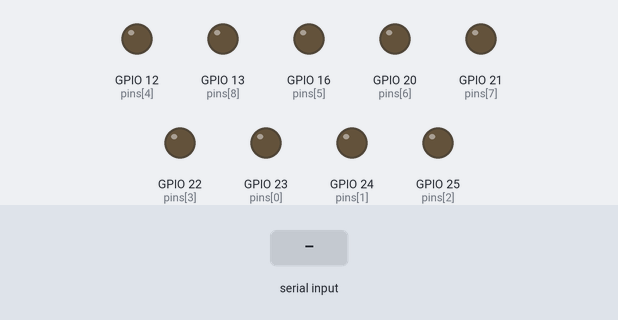
The program below on a simulated Raspberry Pi (BCM pin numbers). Shown: output pins drawn as LEDs (lit = HIGH). The test bench sets the inputs (shaded band). What the program prints to the terminal is not drawn.

Above: at 1.2 s.
1.3 s: "1" typed at the terminal, then Enter
At 2.4 s:
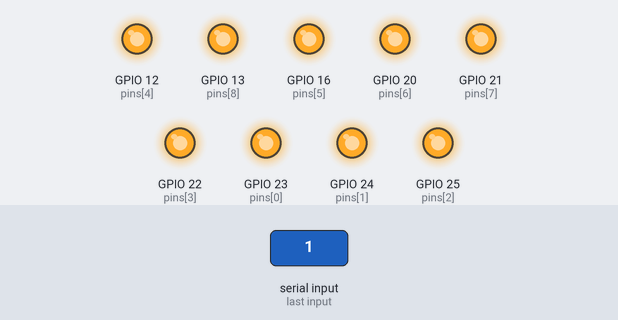
2.8 s: "2" typed at the terminal, then Enter
At 3.6 s:
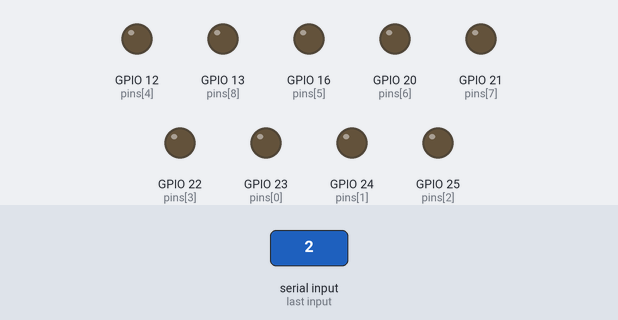
Timing chart, 0 to 5.8 s (numbered marks = the images above; inputs shaded):
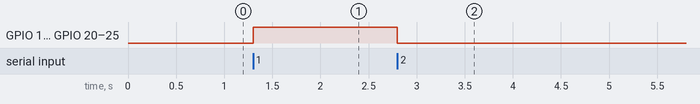

Measured:
- after the input at 1.3 s, GPIO 12 (pins[4]), GPIO 13 (pins[8]), GPIO 16 (pins[5]), GPIO 20 (pins[6]), GPIO 21 (pins[7]), GPIO 22 (pins[3]), GPIO 23 (pins[0]), GPIO 24 (pins[1]), GPIO 25 (pins[2]): LOW → HIGH at once
- after the input at 2.8 s, GPIO 12 (pins[4]), GPIO 13 (pins[8]), GPIO 16 (pins[5]), GPIO 20 (pins[6]), GPIO 21 (pins[7]), GPIO 22 (pins[3]), GPIO 23 (pins[0]), GPIO 24 (pins[1]), GPIO 25 (pins[2]): HIGH → LOW at once

The program:

pin.py
```python
import RPi.GPIO as GPIO
import random
import time

GPIO.cleanup()

pins = [23,24,25,22,12,16,20,21,13]

GPIO.setmode(GPIO.BCM)  # use GPIO numbering, not generic
GPIO.setwarnings(False)

# setup all pins based on above configuration
for pin in pins:
    GPIO.setup(pin, GPIO.OUT, initial=GPIO.LOW)

def menu2():
    print("[1] Turn On All")
    print("[2] Turn Off All")
    print("[3] Turn On Specific Pin")
    print("[4] Turn Off Specific Pin")
    print("[0] Exit")

menu2()
option = int(input("Enter your option: "))


while option !=0:
    if option == 1:
        print("All on")
        for pin in pins:
            GPIO.output(pin, GPIO.HIGH)

    elif option == 2:
        print("All off")
        for pin in pins:
            GPIO.output(pin, GPIO.LOW)

    elif option == 3:
        pin_num = int(input("Enter GPIO port : "))
        print("pin on")
        GPIO.output(pin_num, GPIO.HIGH)

    elif option == 4:
        pin_num = int(input("Enter GPIO port : "))
        print("pin on")
        GPIO.output(pin_num, GPIO.LOW)
    else:
        print("Invalid option!")

    print()
    menu2()
    option = int(input("Enter your option: "))
```
